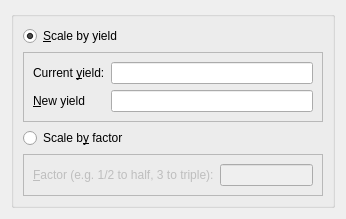
<?xml version="1.0" encoding="UTF-8"?>
<ui version="4.0">
 <class>ResizeRecipeDialog</class>
 <widget class="QWidget" name="ResizeRecipeDialog">
  <property name="geometry">
   <rect>
    <x>0</x>
    <y>0</y>
    <width>346</width>
    <height>174</height>
   </rect>
  </property>
  <property name="windowTitle">
   <string>Form</string>
  </property>
  <layout class="QVBoxLayout" name="verticalLayout">
   <item>
    <widget class="KButtonGroup" name="m_buttonGroup">
     <layout class="QVBoxLayout" name="verticalLayout_2">
      <item>
       <widget class="QRadioButton" name="m_yieldButton">
        <property name="text">
         <string>&amp;Scale by yield</string>
        </property>
        <property name="checked">
         <bool>true</bool>
        </property>
       </widget>
      </item>
      <item>
       <widget class="QFrame" name="m_yieldFrame">
        <property name="enabled">
         <bool>true</bool>
        </property>
        <property name="frameShape">
         <enum>QFrame::StyledPanel</enum>
        </property>
        <property name="frameShadow">
         <enum>QFrame::Raised</enum>
        </property>
        <layout class="QFormLayout" name="formLayout">
         <item row="0" column="1">
          <widget class="KLineEdit" name="m_currentYieldInput">
           <property name="readOnly">
            <bool>true</bool>
           </property>
          </widget>
         </item>
         <item row="1" column="0">
          <widget class="QLabel" name="label_2">
           <property name="text">
            <string>&amp;New yield</string>
           </property>
           <property name="buddy">
            <cstring>m_newYieldInput</cstring>
           </property>
          </widget>
         </item>
         <item row="0" column="0">
          <widget class="QLabel" name="label">
           <property name="text">
            <string>Current &amp;yield:</string>
           </property>
           <property name="buddy">
            <cstring>m_currentYieldInput</cstring>
           </property>
          </widget>
         </item>
         <item row="1" column="1">
          <widget class="FractionInput" name="m_newYieldInput"/>
         </item>
        </layout>
       </widget>
      </item>
      <item>
       <widget class="QRadioButton" name="m_factorButton">
        <property name="text">
         <string>Scale b&amp;y factor</string>
        </property>
       </widget>
      </item>
      <item>
       <widget class="QFrame" name="m_factorFrame">
        <property name="enabled">
         <bool>false</bool>
        </property>
        <property name="frameShape">
         <enum>QFrame::StyledPanel</enum>
        </property>
        <property name="frameShadow">
         <enum>QFrame::Raised</enum>
        </property>
        <layout class="QFormLayout" name="formLayout_2">
         <item row="0" column="0">
          <widget class="QLabel" name="label_3">
           <property name="text">
            <string>&amp;Factor (e.g. 1/2 to half, 3 to triple):</string>
           </property>
           <property name="buddy">
            <cstring>m_factorInput</cstring>
           </property>
          </widget>
         </item>
         <item row="0" column="1">
          <widget class="FractionInput" name="m_factorInput"/>
         </item>
        </layout>
       </widget>
      </item>
     </layout>
    </widget>
   </item>
  </layout>
 </widget>
 <customwidgets>
  <customwidget>
   <class>KButtonGroup</class>
   <extends>QGroupBox</extends>
   <header>kbuttongroup.h</header>
   <container>1</container>
  </customwidget>
  <customwidget>
   <class>KLineEdit</class>
   <extends>QLineEdit</extends>
   <header>klineedit.h</header>
  </customwidget>
  <customwidget>
   <class>FractionInput</class>
   <extends>QLineEdit</extends>
   <header>widgets/fractioninput.h</header>
  </customwidget>
 </customwidgets>
 <resources/>
 <connections/>
</ui>
